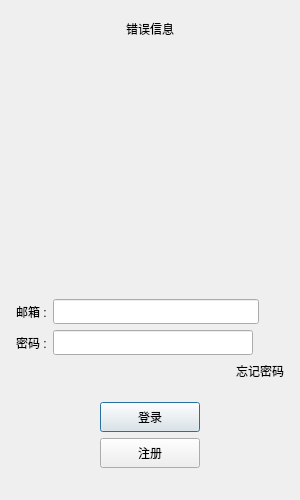
<?xml version="1.0" encoding="UTF-8"?>
<ui version="4.0">
 <class>LoginDialog</class>
 <widget class="QDialog" name="LoginDialog">
  <property name="geometry">
   <rect>
    <x>0</x>
    <y>0</y>
    <width>300</width>
    <height>500</height>
   </rect>
  </property>
  <property name="minimumSize">
   <size>
    <width>300</width>
    <height>500</height>
   </size>
  </property>
  <property name="maximumSize">
   <size>
    <width>300</width>
    <height>500</height>
   </size>
  </property>
  <property name="windowTitle">
   <string>Dialog</string>
  </property>
  <layout class="QVBoxLayout" name="verticalLayout">
   <item>
    <layout class="QVBoxLayout" name="verticalLayout_2">
     <property name="leftMargin">
      <number>5</number>
     </property>
     <property name="topMargin">
      <number>5</number>
     </property>
     <property name="rightMargin">
      <number>5</number>
     </property>
     <property name="bottomMargin">
      <number>5</number>
     </property>
     <item>
      <widget class="QLabel" name="err_tip">
       <property name="minimumSize">
        <size>
         <width>0</width>
         <height>25</height>
        </size>
       </property>
       <property name="maximumSize">
        <size>
         <width>16777215</width>
         <height>25</height>
        </size>
       </property>
       <property name="text">
        <string>错误信息</string>
       </property>
       <property name="alignment">
        <set>Qt::AlignCenter</set>
       </property>
      </widget>
     </item>
     <item>
      <widget class="QWidget" name="head_widget" native="true">
       <property name="minimumSize">
        <size>
         <width>200</width>
         <height>230</height>
        </size>
       </property>
       <layout class="QGridLayout" name="gridLayout">
        <item row="2" column="0">
         <widget class="QLabel" name="head_label">
          <property name="minimumSize">
           <size>
            <width>200</width>
            <height>200</height>
           </size>
          </property>
          <property name="maximumSize">
           <size>
            <width>200</width>
            <height>200</height>
           </size>
          </property>
          <property name="text">
           <string/>
          </property>
          <property name="alignment">
           <set>Qt::AlignCenter</set>
          </property>
         </widget>
        </item>
       </layout>
      </widget>
     </item>
     <item>
      <spacer name="verticalSpacer">
       <property name="orientation">
        <enum>Qt::Vertical</enum>
       </property>
       <property name="sizeHint" stdset="0">
        <size>
         <width>20</width>
         <height>40</height>
        </size>
       </property>
      </spacer>
     </item>
     <item>
      <layout class="QHBoxLayout" name="horizontalLayout">
       <item>
        <widget class="QLabel" name="email_label">
         <property name="minimumSize">
          <size>
           <width>0</width>
           <height>25</height>
          </size>
         </property>
         <property name="maximumSize">
          <size>
           <width>16777215</width>
           <height>25</height>
          </size>
         </property>
         <property name="text">
          <string>邮箱 :</string>
         </property>
        </widget>
       </item>
       <item>
        <widget class="QLineEdit" name="email_edit">
         <property name="minimumSize">
          <size>
           <width>0</width>
           <height>25</height>
          </size>
         </property>
         <property name="maximumSize">
          <size>
           <width>16777215</width>
           <height>25</height>
          </size>
         </property>
        </widget>
       </item>
       <item>
        <spacer name="horizontalSpacer_7">
         <property name="orientation">
          <enum>Qt::Horizontal</enum>
         </property>
         <property name="sizeType">
          <enum>QSizePolicy::Fixed</enum>
         </property>
         <property name="sizeHint" stdset="0">
          <size>
           <width>25</width>
           <height>20</height>
          </size>
         </property>
        </spacer>
       </item>
      </layout>
     </item>
     <item>
      <layout class="QHBoxLayout" name="horizontalLayout_2">
       <item>
        <widget class="QLabel" name="pass_label">
         <property name="minimumSize">
          <size>
           <width>0</width>
           <height>25</height>
          </size>
         </property>
         <property name="maximumSize">
          <size>
           <width>16777215</width>
           <height>25</height>
          </size>
         </property>
         <property name="text">
          <string>密码 :</string>
         </property>
        </widget>
       </item>
       <item>
        <widget class="QLineEdit" name="pass_edit">
         <property name="minimumSize">
          <size>
           <width>0</width>
           <height>25</height>
          </size>
         </property>
         <property name="maximumSize">
          <size>
           <width>16777215</width>
           <height>25</height>
          </size>
         </property>
        </widget>
       </item>
       <item>
        <widget class="ClickedLabel" name="pass_visible">
         <property name="minimumSize">
          <size>
           <width>25</width>
           <height>25</height>
          </size>
         </property>
         <property name="maximumSize">
          <size>
           <width>25</width>
           <height>25</height>
          </size>
         </property>
         <property name="text">
          <string/>
         </property>
        </widget>
       </item>
      </layout>
     </item>
     <item>
      <layout class="QHBoxLayout" name="horizontalLayout_3">
       <item>
        <spacer name="horizontalSpacer">
         <property name="orientation">
          <enum>Qt::Horizontal</enum>
         </property>
         <property name="sizeHint" stdset="0">
          <size>
           <width>40</width>
           <height>20</height>
          </size>
         </property>
        </spacer>
       </item>
       <item>
        <widget class="ClickedLabel" name="forget_label">
         <property name="text">
          <string>忘记密码</string>
         </property>
        </widget>
       </item>
      </layout>
     </item>
     <item>
      <spacer name="verticalSpacer_2">
       <property name="orientation">
        <enum>Qt::Vertical</enum>
       </property>
       <property name="sizeHint" stdset="0">
        <size>
         <width>20</width>
         <height>40</height>
        </size>
       </property>
      </spacer>
     </item>
     <item>
      <layout class="QHBoxLayout" name="horizontalLayout_4">
       <item>
        <spacer name="horizontalSpacer_2">
         <property name="orientation">
          <enum>Qt::Horizontal</enum>
         </property>
         <property name="sizeHint" stdset="0">
          <size>
           <width>40</width>
           <height>20</height>
          </size>
         </property>
        </spacer>
       </item>
       <item>
        <widget class="QPushButton" name="login_btn">
         <property name="minimumSize">
          <size>
           <width>100</width>
           <height>30</height>
          </size>
         </property>
         <property name="maximumSize">
          <size>
           <width>16777215</width>
           <height>16777215</height>
          </size>
         </property>
         <property name="text">
          <string>登录</string>
         </property>
         <property name="iconSize">
          <size>
           <width>16</width>
           <height>16</height>
          </size>
         </property>
        </widget>
       </item>
       <item>
        <spacer name="horizontalSpacer_3">
         <property name="orientation">
          <enum>Qt::Horizontal</enum>
         </property>
         <property name="sizeHint" stdset="0">
          <size>
           <width>40</width>
           <height>20</height>
          </size>
         </property>
        </spacer>
       </item>
      </layout>
     </item>
     <item>
      <layout class="QHBoxLayout" name="horizontalLayout_5">
       <item>
        <spacer name="horizontalSpacer_4">
         <property name="orientation">
          <enum>Qt::Horizontal</enum>
         </property>
         <property name="sizeHint" stdset="0">
          <size>
           <width>40</width>
           <height>20</height>
          </size>
         </property>
        </spacer>
       </item>
       <item>
        <widget class="QPushButton" name="reg_btn">
         <property name="minimumSize">
          <size>
           <width>100</width>
           <height>30</height>
          </size>
         </property>
         <property name="maximumSize">
          <size>
           <width>16777215</width>
           <height>16777215</height>
          </size>
         </property>
         <property name="text">
          <string>注册</string>
         </property>
         <property name="iconSize">
          <size>
           <width>16</width>
           <height>16</height>
          </size>
         </property>
        </widget>
       </item>
       <item>
        <spacer name="horizontalSpacer_5">
         <property name="orientation">
          <enum>Qt::Horizontal</enum>
         </property>
         <property name="sizeHint" stdset="0">
          <size>
           <width>40</width>
           <height>20</height>
          </size>
         </property>
        </spacer>
       </item>
      </layout>
     </item>
     <item>
      <spacer name="verticalSpacer_3">
       <property name="orientation">
        <enum>Qt::Vertical</enum>
       </property>
       <property name="sizeHint" stdset="0">
        <size>
         <width>20</width>
         <height>40</height>
        </size>
       </property>
      </spacer>
     </item>
    </layout>
   </item>
  </layout>
 </widget>
 <customwidgets>
  <customwidget>
   <class>ClickedLabel</class>
   <extends>QLabel</extends>
   <header>clickedlabel.h</header>
  </customwidget>
 </customwidgets>
 <resources/>
 <connections/>
</ui>
